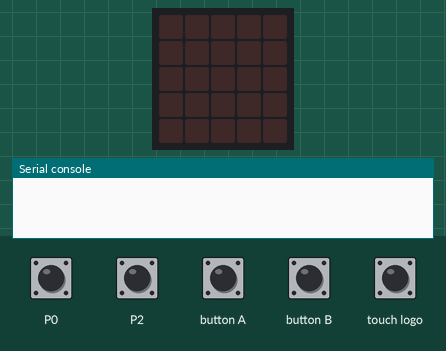
Recording of a program running on a simulated BBC micro:bit (MakeCode). Parts: the board's 5×5 LED display, the last lines printed to the serial console. The test bench sets the inputs (shaded band). No radio messages arrive unless stated (any console line starting 'radio sent:' is added by the test bench).

Above: at 1.2 s.
1.3 s: touch pin P2 pressed for 0.15 s
At 1.8 s:
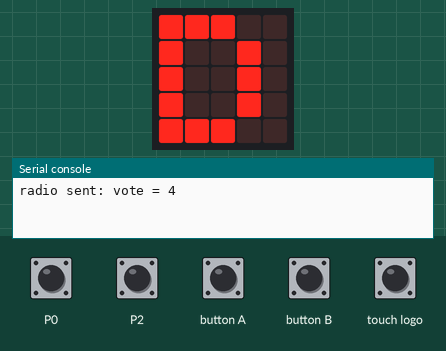
2.9 s: button A pressed for 0.15 s
At 4.2 s:
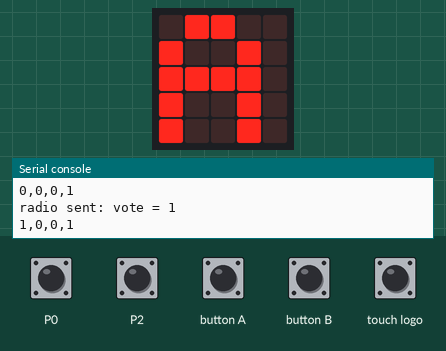
4.5 s: button B pressed for 0.15 s
At 5.4 s:
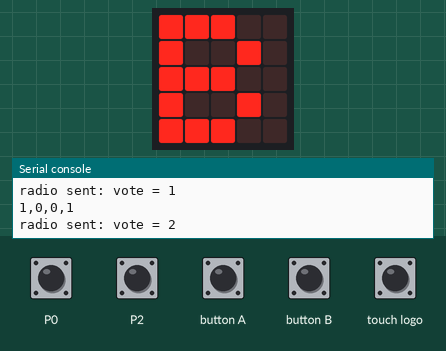
6.1 s: touch logo pressed for 0.15 s
At 6.6 s:
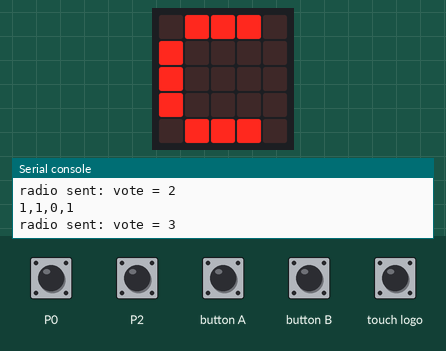
9.3 s: touch pin P2 pressed for 0.15 s
At 10.3 s:
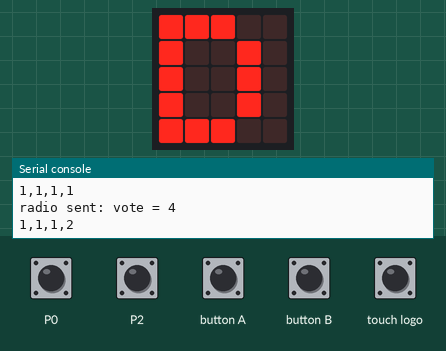
Timing chart, 0 to 11.9 s (numbered marks = the images above; inputs shaded):
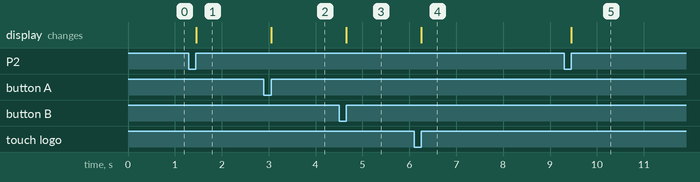

The program:

main.ts
```typescript
radio.setGroup(69)
radio.setTransmitPower(7)
radio.setTransmitSerialNumber(true)
let my_serial = control.deviceSerialNumber()
let name = "vote"
name = "send"
let number = 1
let value = 0
let list_of_votes = [0, 0, 0, 0]
input.onPinPressed(TouchPin.P0, function dissable_client() {
    if (name == "send" && number == 0) {
        radio.sendValue("send", 1)
    } else {
        radio.sendValue("send", 0)
    }

})
input.onButtonPressed(Button.A, function voting() {

    radio.sendValue("vote", 1)
    list_of_votes[0] += 1
    basic.showString("A")
    console.log(list_of_votes)
})
input.onButtonPressed(Button.B, function voting_B() {

    radio.sendValue("vote", 2)
    list_of_votes[1] += 1
    basic.showString("B")
    console.log(list_of_votes)
})
input.onLogoEvent(TouchButtonEvent.Pressed, function voting_C() {

    radio.sendValue("vote", 3)
    list_of_votes[2] += 1
    basic.showString("C")
    console.log(list_of_votes)
})
input.onPinPressed(TouchPin.P2, function voting_D() {

    radio.sendValue("vote", 4)
    list_of_votes[3] += 1
    basic.showString("D")
    console.log(list_of_votes)
})
```

test.ts
```typescript
// Tady jsou testy. Při použití tohoto balíčku jako rozšíření nebude zkompilováno.
```

Measured:
- after the input at 1.3 s, the display: changes after 0.15 s (image 1)
- after the input at 2.9 s, the display: changes after 0.15 s (image 2)
- after the input at 4.5 s, the display: changes after 0.15 s (image 3)
- after the input at 6.1 s, the display: changes after 0.15 s (image 4)
- after the input at 9.3 s, the display: changes after 0.15 s (image 5)
